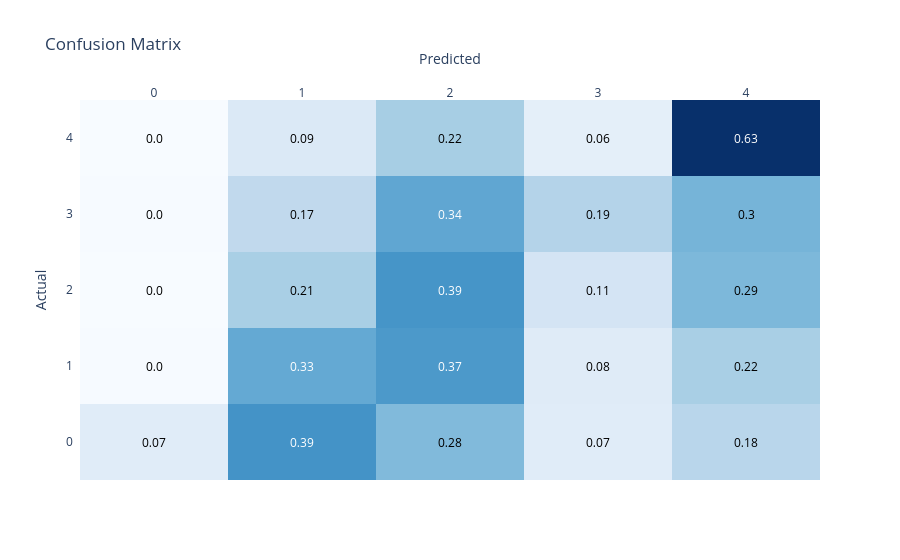

The code cell stored with this chart in its notebook:
### Code cell
#MAtriz de confusion y Kappa dfe OVA
y_pred = lgb_model.predict(X_test).argmax(axis=1)

display(plot_confusion_matrix(y_test,y_pred))

{'kappa':cohen_kappa_score(y_test,
                y_pred,
                weights = 'quadratic'),
 'accuracy':accuracy_score(y_test,y_pred),
 'balanced_accuracy':balanced_accuracy_score(y_test,y_pred)}

### Figure 1 — Plotly figure (JSON) as saved in the notebook; plotly's stock layout.template omitted (floating-point values rounded to 4 significant figures)
{"data": [{"colorscale": [[0, "rgb(247,251,255)"], [0.125, "rgb(222,235,247)"], [0.25, "rgb(198,219,239)"], [0.375, "rgb(158,202,225)"], [0.5, "rgb(107,174,214)"], [0.625, "rgb(66,146,198)"], [0.75, "rgb(33,113,181)"], [0.875, "rgb(8,81,156)"], [1, "rgb(8,48,107)"]], "reversescale": false, "showscale": false, "type": "heatmap", "x": ["0", "1", "2", "3", "4"], "y": ["0", "1", "2", "3", "4"], "z": [[0.07317, 0.3902, 0.2805, 0.07317, 0.1829], [0.004854, 0.3285, 0.3738, 0.07767, 0.2152], [0.001239, 0.2144, 0.3854, 0.1115, 0.2875], [0.004601, 0.1687, 0.3359, 0.1933, 0.2975], [0.00119, 0.09048, 0.2179, 0.0619, 0.6286]]}], "layout": {"annotations": [{"font": {"color": "#000000"}, "showarrow": false, "text": "0.07", "x": "0", "xref": "x", "y": "0", "yref": "y"}, {"font": {"color": "#FFFFFF"}, "showarrow": false, "text": "0.39", "x": "1", "xref": "x", "y": "0", "yref": "y"}, {"font": {"color": "#000000"}, "showarrow": false, "text": "0.28", "x": "2", "xref": "x", "y": "0", "yref": "y"}, {"font": {"color": "#000000"}, "showarrow": false, "text": "0.07", "x": "3", "xref": "x", "y": "0", "yref": "y"}, {"font": {"color": "#000000"}, "showarrow": false, "text": "0.18", "x": "4", "xref": "x", "y": "0", "yref": "y"}, {"font": {"color": "#000000"}, "showarrow": false, "text": "0.0", "x": "0", "xref": "x", "y": "1", "yref": "y"}, {"font": {"color": "#FFFFFF"}, "showarrow": false, "text": "0.33", "x": "1", "xref": "x", "y": "1", "yref": "y"}, {"font": {"color": "#FFFFFF"}, "showarrow": false, "text": "0.37", "x": "2", "xref": "x", "y": "1", "yref": "y"}, {"font": {"color": "#000000"}, "showarrow": false, "text": "0.08", "x": "3", "xref": "x", "y": "1", "yref": "y"}, {"font": {"color": "#000000"}, "showarrow": false, "text": "0.22", "x": "4", "xref": "x", "y": "1", "yref": "y"}, {"font": {"color": "#000000"}, "showarrow": false, "text": "0.0", "x": "0", "xref": "x", "y": "2", "yref": "y"}, {"font": {"color": "#000000"}, "showarrow": false, "text": "0.21", "x": "1", "xref": "x", "y": "2", "yref": "y"}, {"font": {"color": "#FFFFFF"}, "showarrow": false, "text": "0.39", "x": "2", "xref": "x", "y": "2", "yref": "y"}, {"font": {"color": "#000000"}, "showarrow": false, "text": "0.11", "x": "3", "xref": "x", "y": "2", "yref": "y"}, {"font": {"color": "#000000"}, "showarrow": false, "text": "0.29", "x": "4", "xref": "x", "y": "2", "yref": "y"}, {"font": {"color": "#000000"}, "showarrow": false, "text": "0.0", "x": "0", "xref": "x", "y": "3", "yref": "y"}, {"font": {"color": "#000000"}, "showarrow": false, "text": "0.17", "x": "1", "xref": "x", "y": "3", "yref": "y"}, {"font": {"color": "#FFFFFF"}, "showarrow": false, "text": "0.34", "x": "2", "xref": "x", "y": "3", "yref": "y"}, {"font": {"color": "#000000"}, "showarrow": false, "text": "0.19", "x": "3", "xref": "x", "y": "3", "yref": "y"}, {"font": {"color": "#000000"}, "showarrow": false, "text": "0.3", "x": "4", "xref": "x", "y": "3", "yref": "y"}, {"font": {"color": "#000000"}, "showarrow": false, "text": "0.0", "x": "0", "xref": "x", "y": "4", "yref": "y"}, {"font": {"color": "#000000"}, "showarrow": false, "text": "0.09", "x": "1", "xref": "x", "y": "4", "yref": "y"}, {"font": {"color": "#000000"}, "showarrow": false, "text": "0.22", "x": "2", "xref": "x", "y": "4", "yref": "y"}, {"font": {"color": "#000000"}, "showarrow": false, "text": "0.06", "x": "3", "xref": "x", "y": "4", "yref": "y"}, {"font": {"color": "#FFFFFF"}, "showarrow": false, "text": "0.63", "x": "4", "xref": "x", "y": "4", "yref": "y"}], "title": {"text": "Confusion Matrix"}, "xaxis": {"dtick": 1, "gridcolor": "rgb(0, 0, 0)", "side": "top", "ticks": "", "title": {"text": "Predicted"}}, "yaxis": {"dtick": 1, "ticks": "", "ticksuffix": "  ", "title": {"text": "Actual"}}}}
